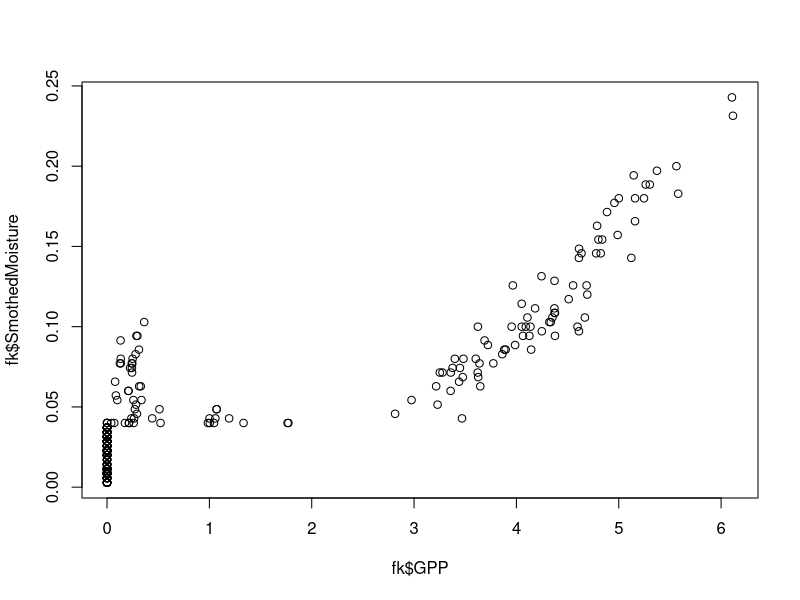
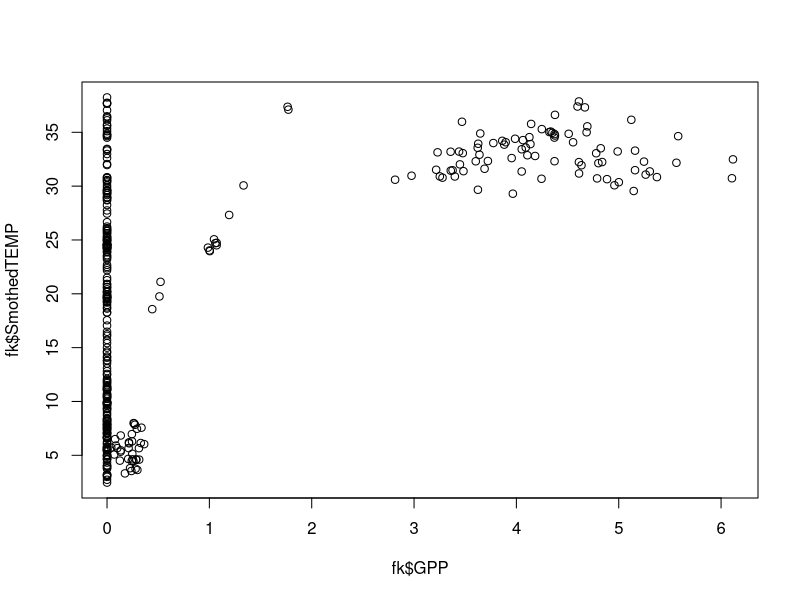
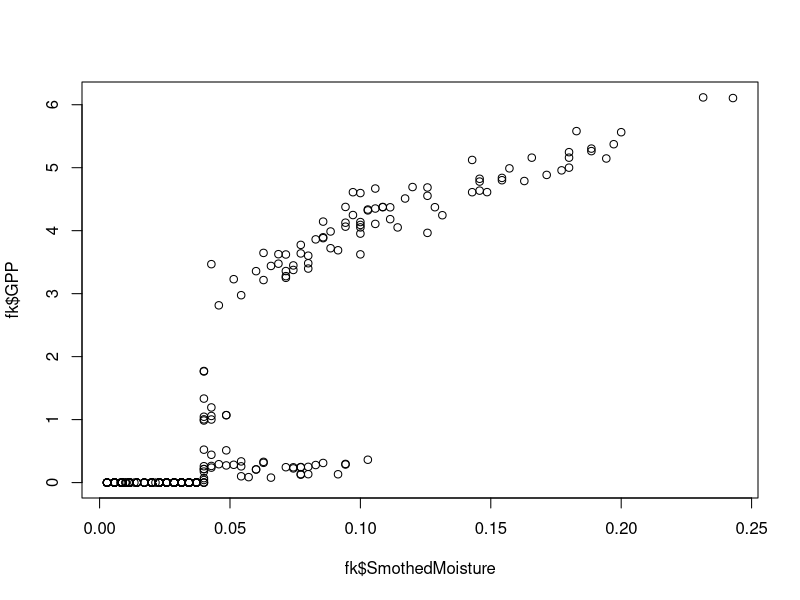
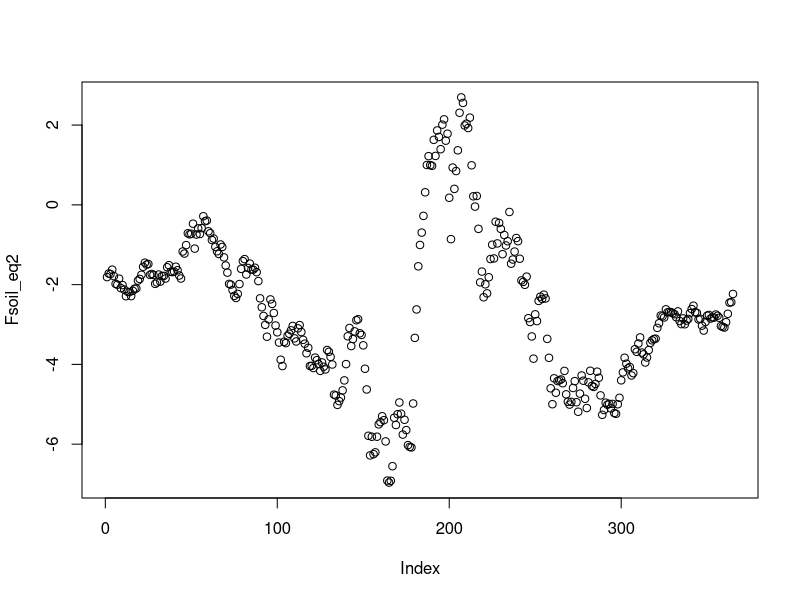

These figures' R source, in order: (Note: this script raises an error after producing the figures.)
#author Dave Moore
#purpose exploring hypotheses to explain the seasonal dynamics of soil respiration
fk = read.csv("data/dummyGPP.csv", header=TRUE)
#fk is fake data that i created based on eyeballing the data in Roby et al 2019 
plot (fk$GPP,fk$SmothedMoisture)
plot (fk$GPP,fk$SmothedTEMP)

plot(fk$SmothedMoisture,fk$GPP)

# Fsoil = Fref * θ [1 − c(θ − θopt)]^2*ebTs ,
# Where Ts – in soil temperature, θ – soil moisture, Fref - is the basal Fsoil when Ts is 0 ◦C (µmol CO2 m−2 s −1 ),  θopt – optimum soil moisture for the biggest efflux.
Fref = 0.75
SMopt = 0.25
SM=fk$SmothedMoisture
Tsoil=fk$SmothedTEMP
c2=60
b2=0.04
#equation 2 from Roby et al 2019

Fsoil_eq2 = Fref*(1-c2*(SM-SMopt)^2)*exp(b2*Tsoil)
            
plot (Fsoil_eq2)

GPP = fk$GPP
Fref_eq4 = 0.99
GPPmax = max(GPP)
#parameters MODIFIED from Roby et al 2019
c4 = 50 #changing this makes a really big difference to the magnitude of the flux
b4 = 0.04
n=1

plot(GPP,Fsoil_eq4)
#equation 4 from Roby et al 2019
Fsoil_eq4=Fref_eq4*((GPP/GPPmax +n)/1+n) *(1-c4*(SM-SMopt)^2)*exp(b4*Tsoil)
plot(GPP, Fsoil_eq4)

plot(Fsoil_eq4)

####Theoretical controls of soil R
#Microbial respiration is a function of biomass (maintenance) and microbial growth rate, modulated by temperature and moisture 
#heterotrophic respiration is a function of plant biomass and plant growth rate, modulated by temperature and moisture
#the pulse framework described by Birch and extended by Huxman suggests that rain pulses 
# in arid ecosystems should result in a rapid increase 
#in respiration associated with 1) co2 flushing 2) initialization of metabolism and 
#3) enhanced growth

#flushing of CO2 should occur within hours of initial rainfall so we can exclude 
# this process by omiting pulses in this early time period. In the rainman experiment 
#we elect to ignore this process, though it may be of some importance. 

#The second process is the rapid stimulation of metabolism. Both autotrophic and heterotrophic
# metabolism is known to be stimulated by rain pulses but the time frame of stimulation of 
# these different functional groups is not clear and notoiously difficult to elucidate

#Both ecosystem and soil respiration are 


#this frame 